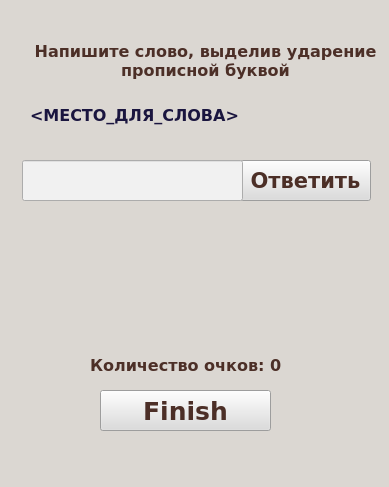
<?xml version="1.0" encoding="UTF-8"?>
<ui version="4.0">
 <class>MainWindow</class>
 <widget class="QMainWindow" name="MainWindow">
  <property name="geometry">
   <rect>
    <x>0</x>
    <y>0</y>
    <width>389</width>
    <height>487</height>
   </rect>
  </property>
  <property name="windowTitle">
   <string>Тренажер</string>
  </property>
  <property name="styleSheet">
   <string notr="true">background-color: rgb(219, 215, 210);</string>
  </property>
  <widget class="QWidget" name="centralwidget">
   <widget class="QPushButton" name="answer_btn">
    <property name="geometry">
     <rect>
      <x>240</x>
      <y>160</y>
      <width>131</width>
      <height>41</height>
     </rect>
    </property>
    <property name="font">
     <font>
      <family>Verdana</family>
      <pointsize>16</pointsize>
      <weight>75</weight>
      <bold>true</bold>
     </font>
    </property>
    <property name="styleSheet">
     <string notr="true">color: rgb(76, 47, 39);
background-color: rgb(220, 220, 220);</string>
    </property>
    <property name="text">
     <string>Ответить</string>
    </property>
   </widget>
   <widget class="QLabel" name="instr_lbl">
    <property name="geometry">
     <rect>
      <x>30</x>
      <y>40</y>
      <width>351</width>
      <height>41</height>
     </rect>
    </property>
    <property name="font">
     <font>
      <family>Verdana</family>
      <pointsize>12</pointsize>
      <weight>75</weight>
      <bold>true</bold>
     </font>
    </property>
    <property name="styleSheet">
     <string notr="true">color: rgb(76, 47, 39);</string>
    </property>
    <property name="text">
     <string>Напишите слово, выделив ударение прописной буквой</string>
    </property>
    <property name="alignment">
     <set>Qt::AlignCenter</set>
    </property>
    <property name="wordWrap">
     <bool>true</bool>
    </property>
   </widget>
   <widget class="QLabel" name="question_lbl">
    <property name="geometry">
     <rect>
      <x>30</x>
      <y>100</y>
      <width>351</width>
      <height>31</height>
     </rect>
    </property>
    <property name="font">
     <font>
      <family>Verdana</family>
      <pointsize>12</pointsize>
      <weight>75</weight>
      <bold>true</bold>
     </font>
    </property>
    <property name="styleSheet">
     <string notr="true">color: rgb(26, 21, 63);</string>
    </property>
    <property name="text">
     <string>&lt;МЕСТО_ДЛЯ_СЛОВА&gt;</string>
    </property>
   </widget>
   <widget class="QLineEdit" name="answer_field">
    <property name="geometry">
     <rect>
      <x>22</x>
      <y>160</y>
      <width>221</width>
      <height>41</height>
     </rect>
    </property>
    <property name="font">
     <font>
      <family>Calibri</family>
      <pointsize>15</pointsize>
     </font>
    </property>
    <property name="styleSheet">
     <string notr="true">background-color: rgb(241, 241, 241);</string>
    </property>
   </widget>
   <widget class="QLabel" name="heart_1">
    <property name="geometry">
     <rect>
      <x>40</x>
      <y>250</y>
      <width>81</width>
      <height>81</height>
     </rect>
    </property>
    <property name="styleSheet">
     <string notr="true">background-color: rgb(219, 215, 210);</string>
    </property>
    <property name="text">
     <string/>
    </property>
    <property name="pixmap">
     <pixmap>full_heart.png</pixmap>
    </property>
    <property name="scaledContents">
     <bool>true</bool>
    </property>
   </widget>
   <widget class="QLabel" name="heart_2">
    <property name="geometry">
     <rect>
      <x>160</x>
      <y>250</y>
      <width>81</width>
      <height>81</height>
     </rect>
    </property>
    <property name="text">
     <string/>
    </property>
    <property name="pixmap">
     <pixmap>full_heart.png</pixmap>
    </property>
    <property name="scaledContents">
     <bool>true</bool>
    </property>
   </widget>
   <widget class="QLabel" name="heart_3">
    <property name="geometry">
     <rect>
      <x>280</x>
      <y>250</y>
      <width>81</width>
      <height>81</height>
     </rect>
    </property>
    <property name="text">
     <string/>
    </property>
    <property name="pixmap">
     <pixmap>full_heart.png</pixmap>
    </property>
    <property name="scaledContents">
     <bool>true</bool>
    </property>
   </widget>
   <widget class="QLabel" name="score_lbl">
    <property name="geometry">
     <rect>
      <x>90</x>
      <y>350</y>
      <width>261</width>
      <height>31</height>
     </rect>
    </property>
    <property name="font">
     <font>
      <family>Verdana</family>
      <pointsize>12</pointsize>
      <weight>75</weight>
      <italic>false</italic>
      <bold>true</bold>
     </font>
    </property>
    <property name="styleSheet">
     <string notr="true">color: rgb(76, 47, 39);</string>
    </property>
    <property name="text">
     <string>Количество очков: 0</string>
    </property>
   </widget>
   <widget class="QPushButton" name="finish_btn">
    <property name="geometry">
     <rect>
      <x>100</x>
      <y>390</y>
      <width>171</width>
      <height>41</height>
     </rect>
    </property>
    <property name="font">
     <font>
      <family>Verdana</family>
      <pointsize>19</pointsize>
      <weight>75</weight>
      <bold>true</bold>
     </font>
    </property>
    <property name="styleSheet">
     <string notr="true">color: rgb(76, 47, 39);
background-color: rgb(220, 220, 220);</string>
    </property>
    <property name="text">
     <string>Finish</string>
    </property>
   </widget>
  </widget>
  <widget class="QMenuBar" name="menubar">
   <property name="geometry">
    <rect>
     <x>0</x>
     <y>0</y>
     <width>389</width>
     <height>21</height>
    </rect>
   </property>
  </widget>
  <widget class="QStatusBar" name="statusbar"/>
 </widget>
 <resources/>
 <connections/>
</ui>
